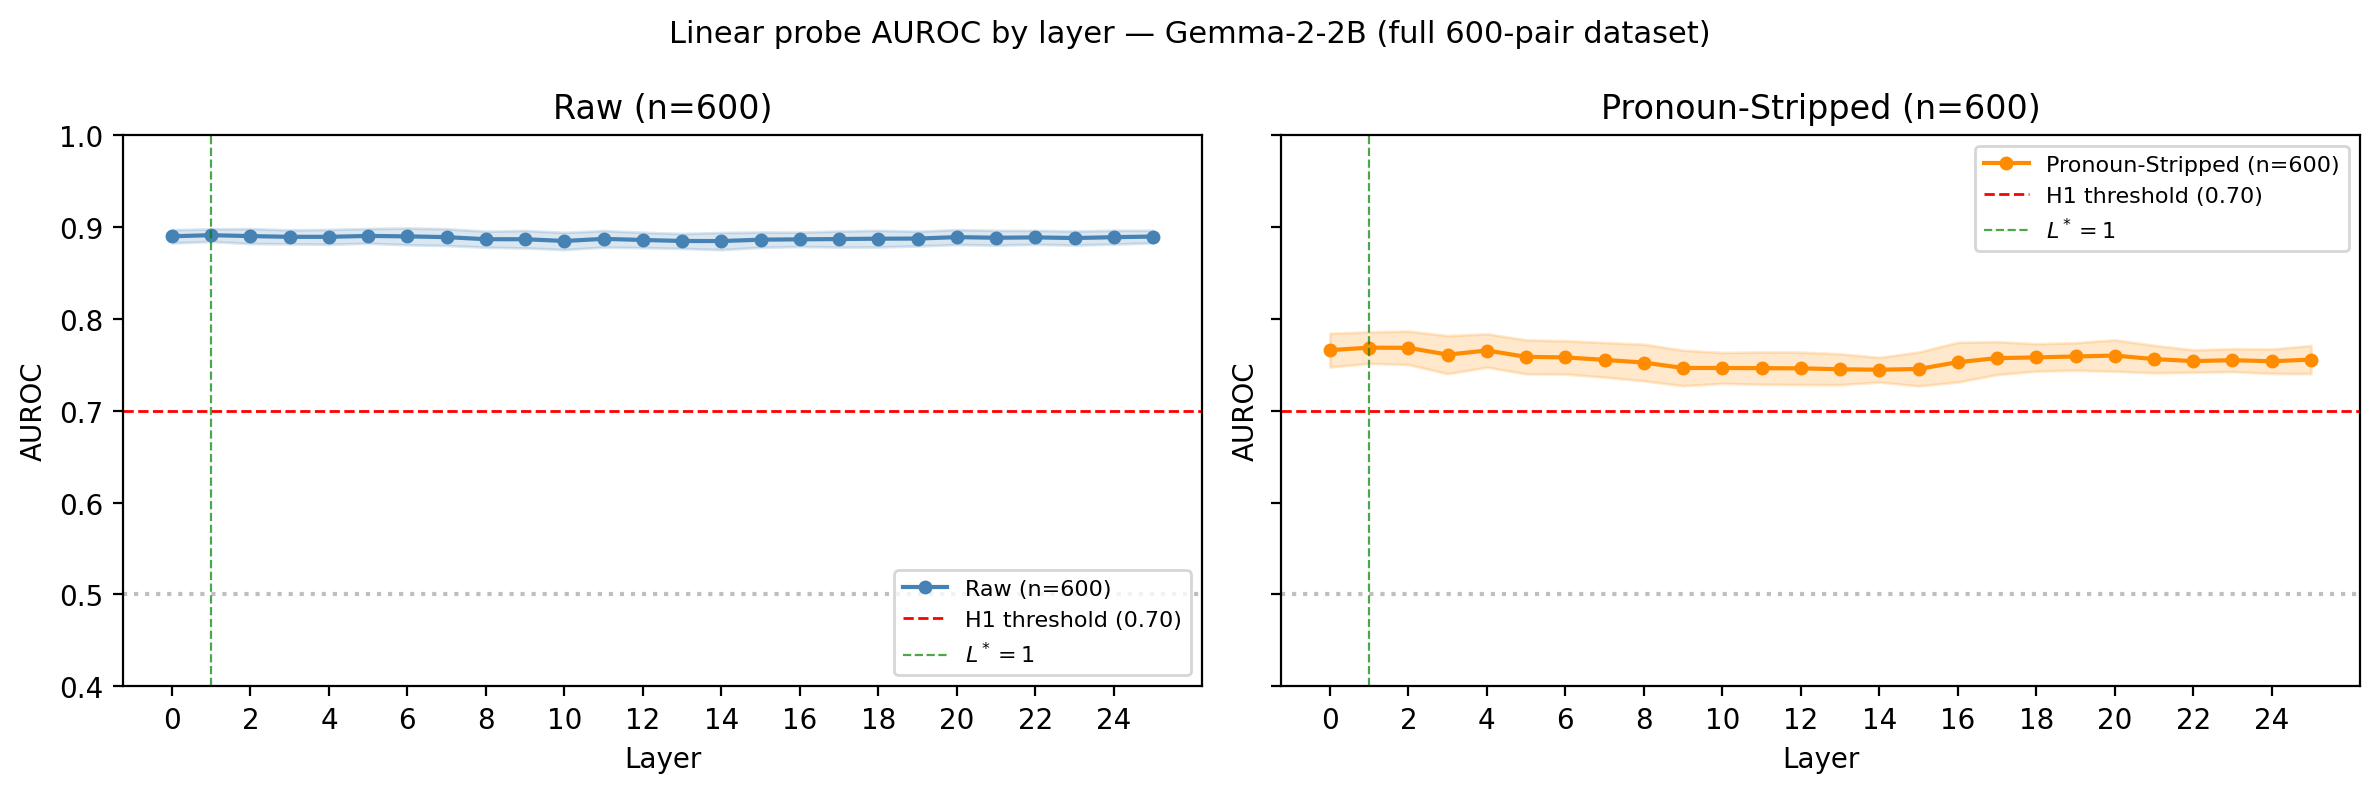

Write the Python code that produced this figure.
# paper/figures/fig1_probe_auroc.py
import json, matplotlib.pyplot as plt, numpy as np

COLORS = {"raw": "steelblue", "pronoun_stripped": "darkorange"}
LABELS = {"raw": "Raw (n=600)", "pronoun_stripped": "Pronoun-Stripped (n=600)"}


def main():
    res = json.load(open("experiments/results_full_probe_gemma2b.json"))
    layers = sorted(int(k) for k in res["raw"])
    fig, axes = plt.subplots(1, 2, figsize=(12, 4), sharey=True)
    for ax, cond in zip(axes, ["raw", "pronoun_stripped"]):
        aurocs = [res[cond][str(l)]["auroc_mean"] for l in layers]
        stds   = [res[cond][str(l)]["auroc_std"]  for l in layers]
        color  = COLORS[cond]
        ax.plot(layers, aurocs, color=color, marker="o", markersize=4, label=LABELS[cond])
        ax.fill_between(
            layers,
            np.clip(np.subtract(aurocs, stds), 0, 1),
            np.clip(np.add(aurocs, stds), 0, 1),
            alpha=0.2, color=color,
        )
        ax.axhline(0.70, color="red",   linestyle="--", linewidth=1, label="H1 threshold (0.70)")
        ax.axhline(0.50, color="gray",  linestyle=":",  alpha=0.5)
        ax.axvline(1,    color="green", linestyle="--", linewidth=0.8, alpha=0.7, label="$L^*=1$")
        ax.set_xlabel("Layer")
        ax.set_ylabel("AUROC")
        ax.set_title(LABELS[cond])
        ax.set_ylim(0.4, 1.0)
        ax.set_xticks(range(0, 26, 2))
        ax.legend(fontsize=8)
    plt.suptitle("Linear probe AUROC by layer — Gemma-2-2B (full 600-pair dataset)", fontsize=11)
    plt.tight_layout()
    plt.savefig("paper/figures/fig1_probe_auroc.pdf", bbox_inches="tight")
    plt.savefig("paper/figures/fig1_probe_auroc.png", dpi=200, bbox_inches="tight")
    print("fig1 saved")


if __name__ == "__main__":
    main()
